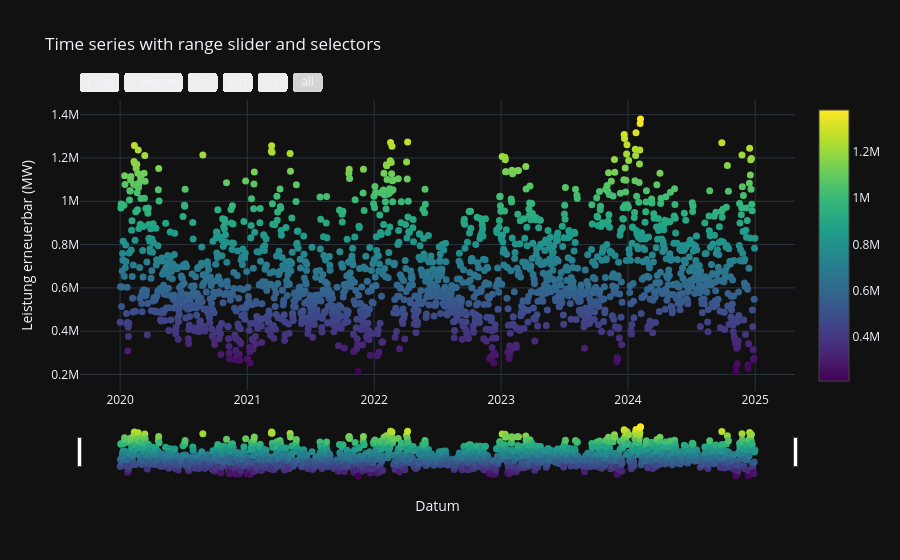

Source (notebook cell):
### Markdown cell above
**f) Visualisieren Sie in einem geeigneten Diagramm die pro Tag mit erneuerbaren Energie trägern erzeugte elektrische Energie und analysieren Sie diese. Gehen Sie dabei sowohl auf einzelne auffällige Tage als auch auf übergeordnete Entwicklungen und Trends ein.**

### Code cell
trace = go.Scatter(
    x=df_daily['Datum'],
    y=df_daily['Leistung erneuerbar (MW)'],
    mode='markers',
    marker=dict(
        size=7,
        color = df_daily['Leistung erneuerbar (MW)'], 
        colorscale='Viridis',
        showscale=True
    )
)

layout = dict(
    title='Time series with range slider and selectors',
    xaxis=dict(
        title = dict(
            text='Datum'
        ),
        rangeselector=dict(
            buttons=list([
                dict(count=1,
                     label='1 Tag',
                     step='day',
                     stepmode='backward'),
                
                dict(count=7,
                     label='1 Woche',
                     step='day',
                     stepmode='backward'),
                
                dict(count=1,
                     label='1m',
                     step='month',
                     stepmode='backward'),
                dict(count=6,
                     label='6m',
                     step='month',
                     stepmode='backward'),
                
                dict(count=1,
                    label='1y',
                    step='year',
                    stepmode='backward'),
                dict(step='all')
            ])
        ),
        rangeslider=dict(
            visible = True
        ),
        type='date'
    ),
    yaxis=dict(
        title = dict(
            text = 'Leistung erneuerbar (MW)',
        )
    )
)

data = [trace]

fig= go.Figure(data=data, layout=layout)
fig.show()

### Figure 1 — Plotly figure (JSON) as saved in the notebook; plotly's stock layout.template omitted (floating-point values rounded to 4 significant figures; data arrays with more than 128 entries replaced by an {"elided": "..."} marker saying what was removed)
{"data": [{"marker": {"color": {"elided": "1827 float values"}, "colorscale": [[0.0, "#440154"], [0.1111, "#482878"], [0.2222, "#3e4989"], [0.3333, "#31688e"], [0.4444, "#26828e"], [0.5556, "#1f9e89"], [0.6667, "#35b779"], [0.7778, "#6ece58"], [0.8889, "#b5de2b"], [1.0, "#fde725"]], "showscale": true, "size": 7}, "mode": "markers", "x": {"elided": "1827 str values"}, "y": {"elided": "1827 float values"}, "type": "scatter"}], "layout": {"title": {"text": "Time series with range slider and selectors"}, "xaxis": {"rangeselector": {"buttons": [{"count": 1, "label": "1 Tag", "step": "day", "stepmode": "backward"}, {"count": 7, "label": "1 Woche", "step": "day", "stepmode": "backward"}, {"count": 1, "label": "1m", "step": "month", "stepmode": "backward"}, {"count": 6, "label": "6m", "step": "month", "stepmode": "backward"}, {"count": 1, "label": "1y", "step": "year", "stepmode": "backward"}, {"step": "all"}]}, "rangeslider": {"visible": true}, "title": {"text": "Datum"}, "type": "date"}, "yaxis": {"title": {"text": "Leistung erneuerbar (MW)"}}}}
